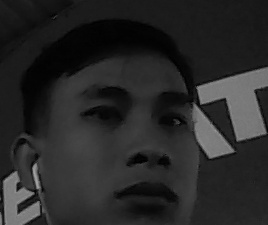
//> input picture opencv_python/mono_camera/Face-Recognition/dataSet/face-1.1.jpg, 268 x 225 px, given in place of the camera
$ ./display_image   (built with g++ and OpenCV 4)
//> lines starting //> are read from the running program, lines starting //| are printed output that depends on the picture
// [31 lines of commented-out code are left out]
#include <stdio.h>
#include <iostream>
#include <cstdio>
#include <opencv2/core.hpp>
#include <opencv2/highgui.hpp>
#include <opencv2/videoio.hpp>
#include <opencv2/imgproc/imgproc.hpp>
#include <ctime>
#include <sys/time.h>
using namespace cv;
using namespace std;
int img_width = 960;
int img_heigh = 720;
int main(int argc, const char * argv[]) {
	const clock_t begin_time = clock();
    VideoCapture cap(1);
    cap.set(3,img_width);
    cap.set(4,img_heigh);
    Mat frame;
    while (cap.read(frame)) {
//> frame is the input picture: 225 rows x 268 cols, CV_8UC3; min 0, max 166, mean 40.1
    	timeval tp;
    	gettimeofday(&tp, NULL);
    	long int begin = tp.tv_sec * 1000 + tp.tv_usec / 1000;
    	flip(frame,frame,0);
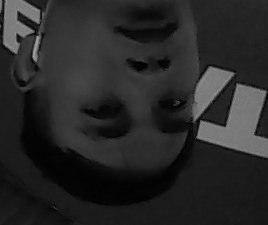
//> frame: 225 rows x 268 cols, CV_8UC3; min 0, max 166, mean 40.1
    	Mat gray;
    	Mat right_img = frame(Rect(frame.cols/2, 0, frame.cols/2, frame.rows));
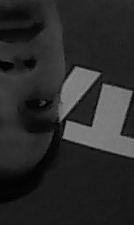
//> right_img: 225 rows x 134 cols, CV_8UC3; min 0, max 154, mean 42.7
    	Mat left_img = frame(Rect(0,0,frame.cols/2, frame.rows));
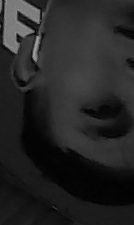
//> left_img: 225 rows x 134 cols, CV_8UC3; min 0, max 166, mean 37.5
    	cvtColor(frame, gray, CV_BGR2GRAY);
        imshow("Frame", frame);
        //imshow("left", left_img);
        //imshow("right", right_img);
        //imshow("Gray", gray);
        gettimeofday(&tp, NULL);
        long int end = tp.tv_sec * 1000 + tp.tv_usec / 1000; //get current timestamp in milliseconds
        cout << (end - begin)/1000 << endl;
        if (waitKey(1) == 'q') {
//> the 'q' key is pressed
            break;
        }
    }
    return 0;
}

$ run again, on opencv_python/mono_camera/Face-Recognition/dataSet/face-1.10.jpg
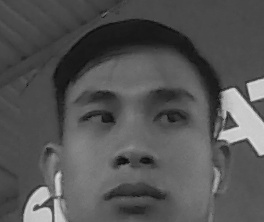
//> input picture opencv_python/mono_camera/Face-Recognition/dataSet/face-1.10.jpg, 264 x 222 px, given in place of the camera
//> frame is the input picture: 222 rows x 264 cols, CV_8UC3; min 13, max 225, mean 84.2
//> `Mat right_img = frame(Rect(frame.cols/2, 0, frame.cols/2, frame.rows));`:
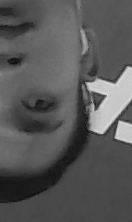
//> right_img: 222 rows x 132 cols, CV_8UC3; min 14, max 225, mean 87.8
//> `Mat left_img = frame(Rect(0,0,frame.cols/2, frame.rows));`:
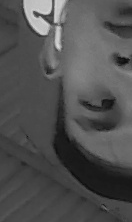
//> left_img: 222 rows x 132 cols, CV_8UC3; min 13, max 216, mean 80.5
